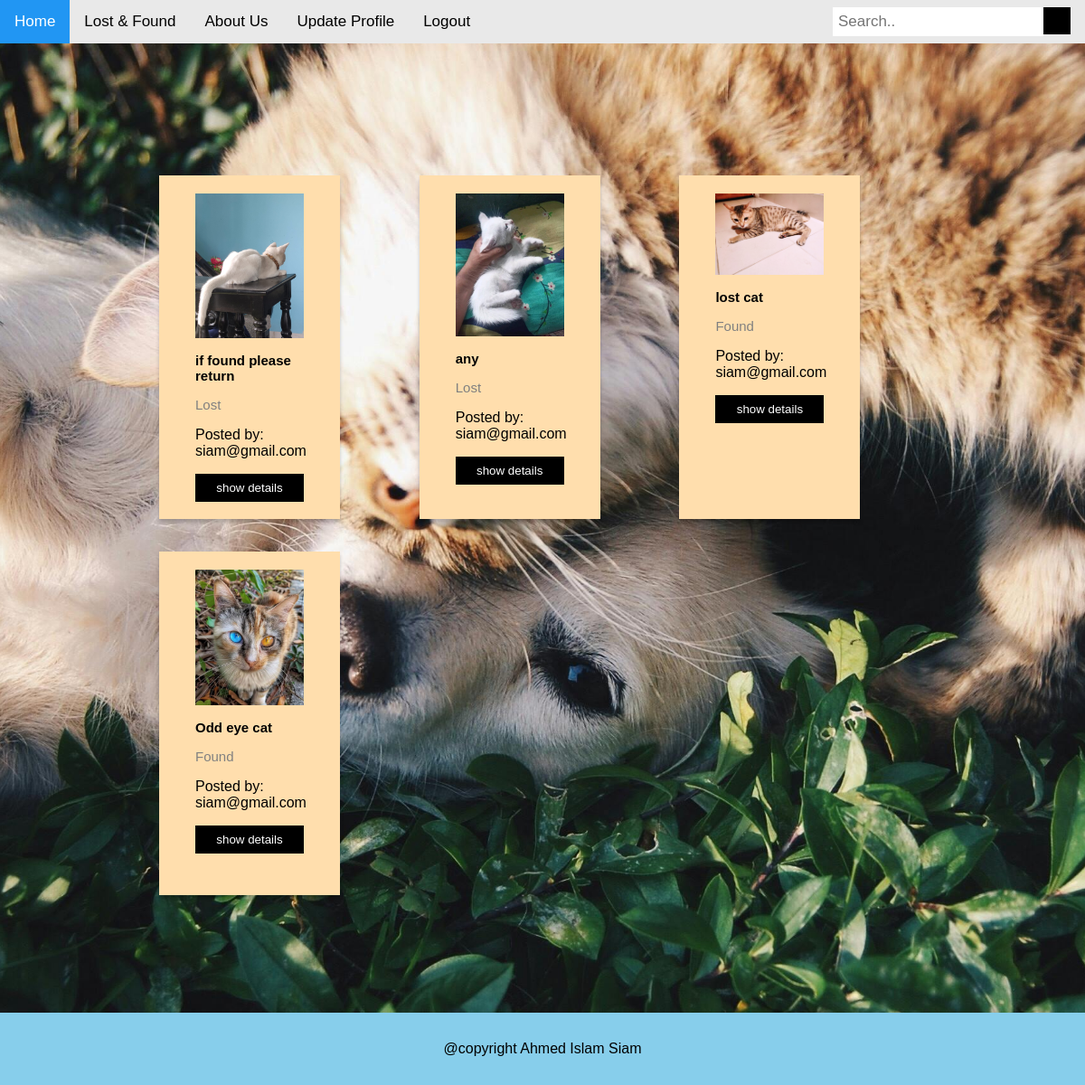
/views/view.php (signed in), run on the app's committed database.
### tables this page shows
CREATE TABLE `posts` (
  `id` int(11) NOT NULL,
  `title` varchar(255) NOT NULL,
  `description` text NOT NULL,
  `status` enum('lost','found') NOT NULL,
  `image` varchar(255) NOT NULL,
  `created_time` timestamp NOT NULL DEFAULT current_timestamp()
);

### controllers/viewController.php (called while the page is built, shortened)
<?php
$conn = mysqli_connect("localhost", "root", "", "sk");
$sql = "SELECT title, description, status, image, created_time FROM posts ORDER BY created_time DESC";
$result = mysqli_query($conn, $sql);
$posts = [];
if ($result) {
    while ($row = mysqli_fetch_assoc($result)) {
        $posts[] = $row;
    }
}
?>

### views/view.php (the view, shortened to what this page needs)
<?php
include '../controllers/viewController.php';
?>
<!DOCTYPE html>
<html>
<head>
    <link rel="stylesheet" type="text/css" href="../views/styles.css">
</head>
<body>
<div class="topnav">
  <a class="active" href="#">Home</a>
  <a href="LostandFound.php">Lost & Found</a>
  <a href="AboutUs.php">About Us</a>
  <a href="update_profile.php">Update Profile</a>
  <a href="../controllers/Logout.php">Logout</a>
  <div class="search-container">
    <form action="/action page">
      <input type="text" placeholder="Search.." name="search">
      <button type="submit"><i class="fa fa-search"></i></button>
    </form>
  </div>
</div>
<div class="homebody">
    <div class="row">
        <?php foreach ($posts as $row): ?>
        <div class="column">
            <div class="card">
                <div class="containerbox">
                    <img src="../views/uploads/<?php echo htmlspecialchars($row['image']); ?>" alt="<?php echo htmlspecialchars($row['title']); ?>" style="width:100%">
                    <h2 id="cardtitle"><?php echo htmlspecialchars($row['title']); ?></h2>
                    <p class="title"><?php echo htmlspecialchars(ucfirst($row['status'])); ?></p>
                    <?php if (isset($_SESSION['email'])): ?>
                        <p calss="desc">Posted by: <?php echo htmlspecialchars($_SESSION['email']); ?></p>
                    <?php endif; ?>
                    <p><button class="button">show details</button></p>
                </div>
            </div>
        </div>
        <?php endforeach; ?>
    </div>
</div>
<footer>
    <p>@copyright Ahmed Islam Siam</p>
</footer>
</body>
</html>

### views/styles.css (style rules this page uses)
* { text-decoration: none; }
*, *:before, *:after { box-sizing: inherit; }
* { box-sizing: border-box; }
body { margin: 0; font-family: Arial, Helvetica, sans-serif; }
.topnav { overflow: hidden; background-color: #e9e9e9; position: fixed; width : 100%; }
.topnav a { float: left; display: block; color: black; text-align: center; padding: 14px 16px; text-decoration: none; font-size: 17px; }
.topnav a.active { background-color: #2196F3; color: white; }
.topnav .search-container { float: right; }
.topnav input[type=text] { padding: 6px; margin-top: 8px; font-size: 17px; border: none; }
.topnav .search-container button { float: right; padding: 15px 15px; margin-top: 8px; margin-right: 16px; background: black; font-size: 20px; border: none; cursor: pointer; }
.homebody { background-image: url("dogcat.jpg"); height: 150vh; background-position: center; background-repeat: no-repeat; background-size: cover; display: flex; justify-content: center; align-items: center; }
a { text-decoration: none; color: blue; display: inline-block; }
.column { float: left; width: 33.3%; margin-bottom: 16px; padding: 0 8px; }
.card { margin-top: 10px; margin-bottom: 10px; width: 200px; height: 380px; padding: 10px; box-shadow: 0 4px 4px 0 rgba(0, 0, 0, 0.2); background-color: navajowhite; }
.containerbox { padding: 10px 30px; }
.containerbox::after, .row::after { content: ""; clear: both; display: table; }
.title { color: grey; font-size: 15px; }
#cardtitle { color: black; font-size: 15px; }
.button { border: none; outline: 0; display: inline-block; padding: 8px; color: white; background-color: #000; text-align: center; cursor: pointer; width: 100%; position: bottom centere; }
footer { position: fixed; bottom: 0; right: 0; background-color: skyblue; color: black; border: 5px solid skyblue; padding: 10px; text-align: center; width: calc(100% - 0px); box-sizing: border-box; }

### data on the page
posts: image (picture), title "if found please return", status "Lost"
posts: image (picture), title "any", status "Lost"
posts: image (picture), title "lost cat", status "Found"
posts: image (picture), title "Odd eye cat", status "Found"
